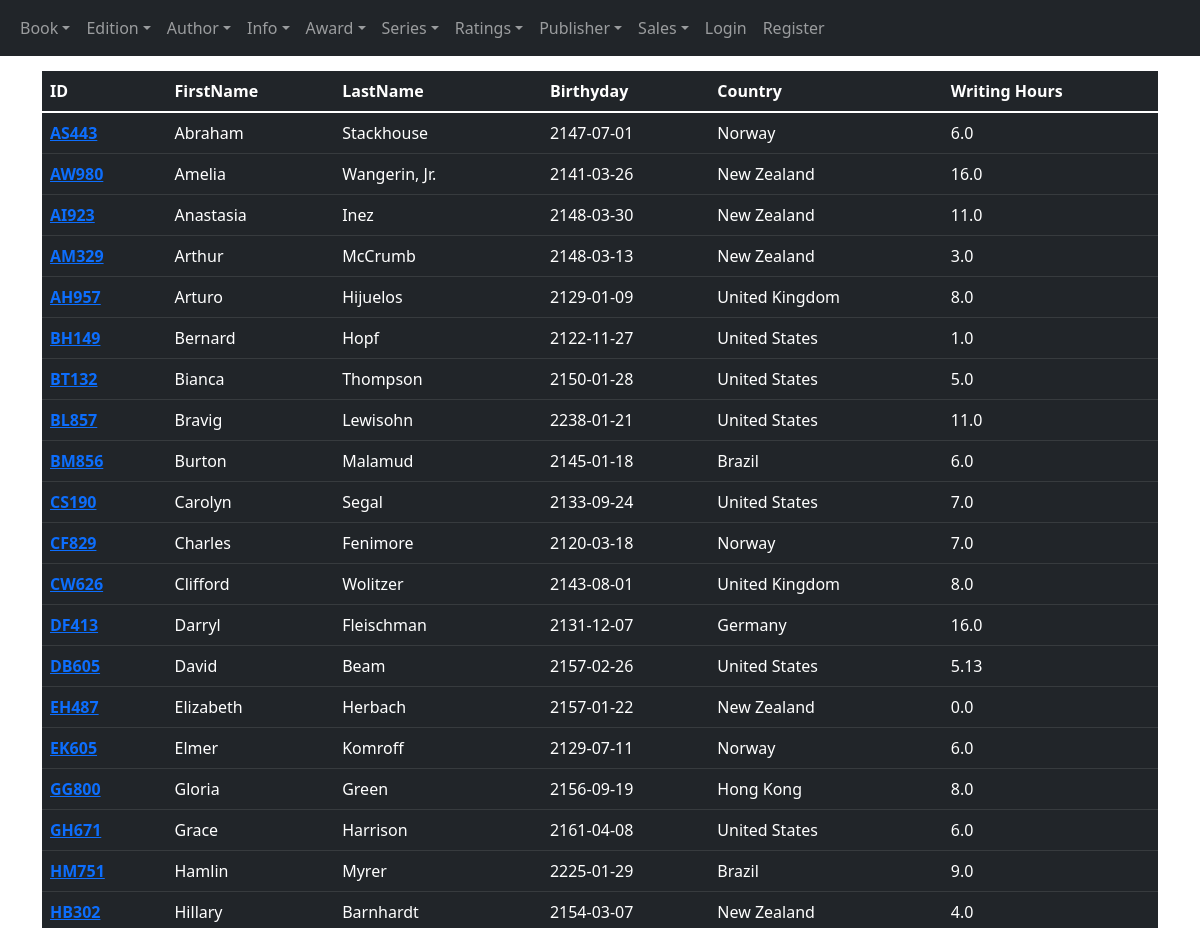
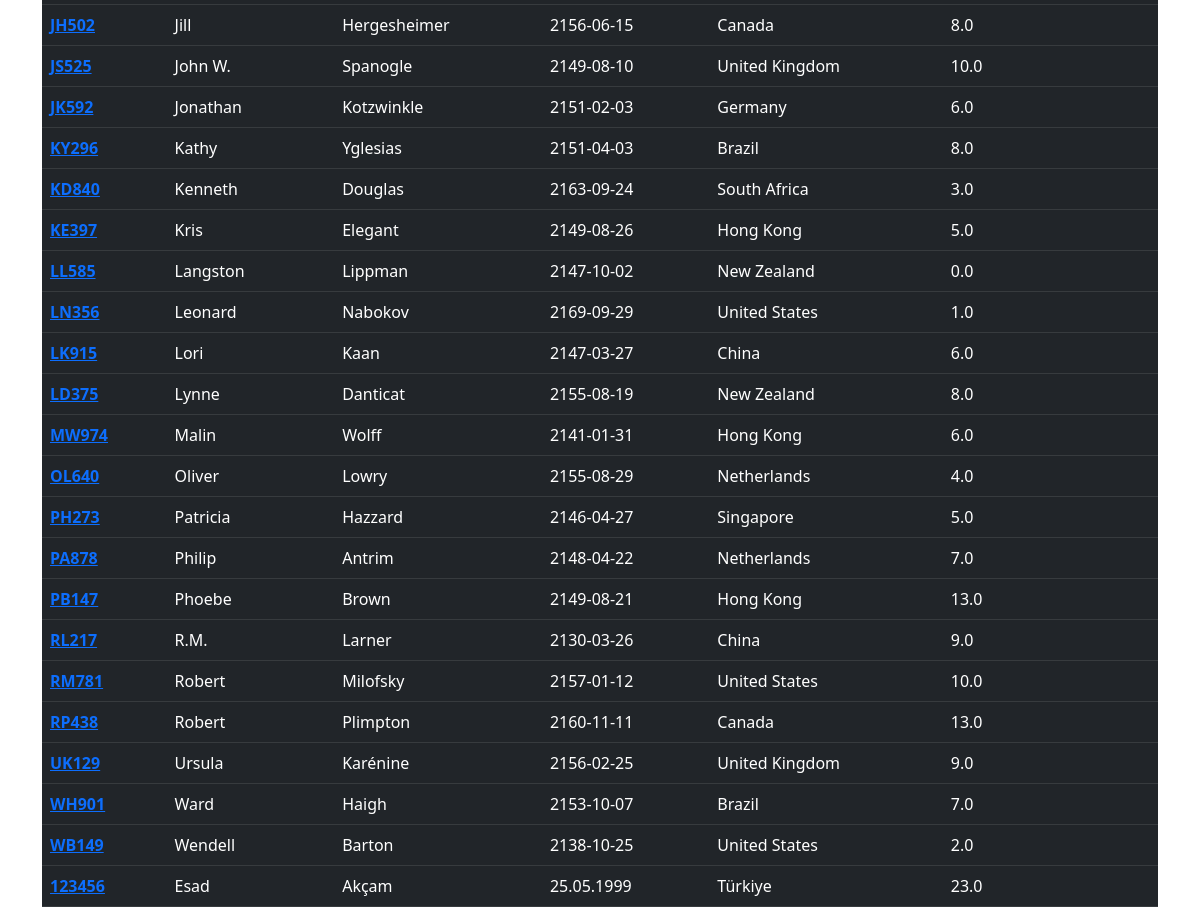
The app's page /author/showauthor with its own data (2 pictures, top to bottom).
### tables this page shows
CREATE TABLE "AUTHOR" (
	"AuthID"	TEXT,
	"FirstName"	TEXT,
	"LastName"	TEXT,
	"Birthday"	TIMESTAMP,
	"CountryOfResidence"	TEXT,
	"HrsWritingPerDay"	REAL,
	PRIMARY KEY("AuthID")
);

### server.py (the view)
@app.route("/author/showauthor")
def showauthor():
    rows = db.show_all_authors()
    birthday = []
    for row in rows:
        birthday.append(row["Birthday"].split()[0])
    return render_template("./author/show_authors.html", rows=rows, birthday=birthday)

### Database.py (called while the page is built)
    def __connect_database(self):
        con = sqlite3.connect(self.databaseName)
        con.row_factory = sqlite3.Row
        return con

    def show_all_authors(self):
        cur = self.__connect_database().cursor()
        cur.execute("SELECT * FROM Author")
        rows = cur.fetchall()
        return rows

### templates/author/show_authors.html (shortened to what this page needs)
{% extends "layout.html" %}
{% block Body %}
<div class="container" style="padding-top: 15px;">
    <div class="table-responsive">
        <table class="table table-hover table-dark" , style="width: 100%">
            <thead>
                <tr>
                    <th scope="col">ID</th>
                    <th scope="col">FirstName</th>
                    <th scope="col">LastName</th>
                    <th scope="col">Birthyday</th>
                    <th scope="col">Country</th>
                    <th scope="col">Writing Hours</th>
                </tr>
            </thead>
            <tbody>
                {% for row in rows %}
                <tr>
                    <th scope="row"><a href='update_author{{row["AuthId"]}}'>{{row["AuthId"]}}</a></th>
                    <td>{{row["FirstName"]}}</td>
                    <td>{{row["LastName"]}}</td>
                    <td>{{birthday[loop.index - 1]}}</td>
                    <td>{{row["CountryOfResidence"]}}</td>
                    <td>{{row["HrsWritingPerDay"]}}</td>
                </tr>
                {% endfor %}
            </tbody>
        </table>
    </div>
</div>
{% endblock %}

### templates/layout.html (shortened to what this page needs)
<!DOCTYPE html>
<html lang="en">
<head>
    <link href="https://cdn.jsdelivr.net/npm/bootstrap@5.1.3/dist/css/bootstrap.min.css" rel="stylesheet"
>
</head>
<body>
    {%include "includes/navbar.html" %}
    {% block Body %}{% endblock %}
</body>
</html>

### templates/includes/navbar.html (shortened to what this page needs)
<nav class="navbar navbar-expand-sm navbar-dark bg-dark" aria-label="Third navbar example">
    <div class="container-fluid">
        <div class="collapse navbar-collapse" id="navbarsExample03">
            <ul class="navbar-nav me-auto mb-2 mb-sm-0">
                <li class="nav-item dropdown">
                    <a class="nav-link dropdown-toggle" href="#" id="dropdown03" data-bs-toggle="dropdown"
                        aria-expanded="false">Book</a>
                </li>
                <li class="nav-item dropdown">
                    <a class="nav-link dropdown-toggle" href="#" id="dropdown03" data-bs-toggle="dropdown"
                        aria-expanded="false">Edition</a>
                </li>
                <li class="nav-item dropdown">
                    <a class="nav-link dropdown-toggle" href="#" id="dropdown03" data-bs-toggle="dropdown"
                        aria-expanded="false">Author</a>
                </li>
                <li class="nav-item dropdown">
                    <a class="nav-link dropdown-toggle" href="#" id="dropdown03" data-bs-toggle="dropdown"
                        aria-expanded="false">Info</a>
                </li>
                <li class="nav-item dropdown">
                    <a class="nav-link dropdown-toggle" href="#" id="dropdown03" data-bs-toggle="dropdown"
                        aria-expanded="false">Award</a>
                </li>
                <li class="nav-item dropdown">
                    <a class="nav-link dropdown-toggle" href="#" id="dropdown03" data-bs-toggle="dropdown"
                        aria-expanded="false">Series</a>
                </li>
                <li class="nav-item dropdown">
                    <a class="nav-link dropdown-toggle" href="#" id="dropdown03" data-bs-toggle="dropdown"
                        aria-expanded="false">Ratings</a>
                </li>
                <li class="nav-item dropdown">
                    <a class="nav-link dropdown-toggle" href="#" id="dropdown03" data-bs-toggle="dropdown"
                        aria-expanded="false">Publisher</a>
                </li>
                <li class="nav-item dropdown">
                    <a class="nav-link dropdown-toggle" href="#" id="dropdown03" data-bs-toggle="dropdown"
                        aria-expanded="false">Sales</a>
                </li>
                {%if session["logged_in"]%}
                <li class="nav-item">
                    <a class="nav-link" href="/logout">Logout</a>
                </li>
                <li class="nav-item">
                    <a class="nav-link" href="/unregister">Unregister</a>
                </li>
                {%else%}
                <li class="nav-item">
                    <a class="nav-link" href="/login">Login</a>
                </li>
                <li class="nav-item">
                    <a class="nav-link" href="/register">Register</a>
                </li>
                {%endif%}
            </ul>
        </div>
    </div>
</nav>

### records on screen
AUTHOR: AuthId "AS443", FirstName "Abraham", LastName "Stackhouse", Birthday "2147-07-01", CountryOfResidence "Norway", HrsWritingPerDay "6.0"
AUTHOR: AuthId "AW980", FirstName "Amelia", LastName "Wangerin, Jr.", Birthday "2141-03-26", CountryOfResidence "New Zealand", HrsWritingPerDay "16.0"
AUTHOR: AuthId "AI923", FirstName "Anastasia", LastName "Inez", Birthday "2148-03-30", CountryOfResidence "New Zealand", HrsWritingPerDay "11.0"
AUTHOR: AuthId "AM329", FirstName "Arthur", LastName "McCrumb", Birthday "2148-03-13", CountryOfResidence "New Zealand", HrsWritingPerDay "3.0"
AUTHOR: AuthId "AH957", FirstName "Arturo", LastName "Hijuelos", Birthday "2129-01-09", CountryOfResidence "United Kingdom", HrsWritingPerDay "8.0"
AUTHOR: AuthId "BH149", FirstName "Bernard", LastName "Hopf", Birthday "2122-11-27", CountryOfResidence "United States", HrsWritingPerDay "1.0"
AUTHOR: AuthId "BT132", FirstName "Bianca", LastName "Thompson", Birthday "2150-01-28", CountryOfResidence "United States", HrsWritingPerDay "5.0"
AUTHOR: AuthId "BL857", FirstName "Bravig", LastName "Lewisohn", Birthday "2238-01-21", CountryOfResidence "United States", HrsWritingPerDay "11.0"
AUTHOR: AuthId "BM856", FirstName "Burton", LastName "Malamud", Birthday "2145-01-18", CountryOfResidence "Brazil", HrsWritingPerDay "6.0"
AUTHOR: AuthId "CS190", FirstName "Carolyn", LastName "Segal", Birthday "2133-09-24", CountryOfResidence "United States", HrsWritingPerDay "7.0"
AUTHOR: AuthId "CF829", FirstName "Charles", LastName "Fenimore", Birthday "2120-03-18", CountryOfResidence "Norway", HrsWritingPerDay "7.0"
AUTHOR: AuthId "CW626", FirstName "Clifford", LastName "Wolitzer", Birthday "2143-08-01", CountryOfResidence "United Kingdom", HrsWritingPerDay "8.0"
AUTHOR: AuthId "DF413", FirstName "Darryl", LastName "Fleischman", Birthday "2131-12-07", CountryOfResidence "Germany", HrsWritingPerDay "16.0"
AUTHOR: AuthId "DB605", FirstName "David", LastName "Beam", Birthday "2157-02-26", CountryOfResidence "United States", HrsWritingPerDay "5.13"
AUTHOR: AuthId "EH487", FirstName "Elizabeth", LastName "Herbach", Birthday "2157-01-22", CountryOfResidence "New Zealand", HrsWritingPerDay "0.0"
AUTHOR: AuthId "EK605", FirstName "Elmer", LastName "Komroff", Birthday "2129-07-11", CountryOfResidence "Norway", HrsWritingPerDay "6.0"
AUTHOR: AuthId "GG800", FirstName "Gloria", LastName "Green", Birthday "2156-09-19", CountryOfResidence "Hong Kong", HrsWritingPerDay "8.0"
AUTHOR: AuthId "GH671", FirstName "Grace", LastName "Harrison", Birthday "2161-04-08", CountryOfResidence "United States", HrsWritingPerDay "6.0"
AUTHOR: AuthId "HM751", FirstName "Hamlin", LastName "Myrer", Birthday "2225-01-29", CountryOfResidence "Brazil", HrsWritingPerDay "9.0"
AUTHOR: AuthId "HB302", FirstName "Hillary", LastName "Barnhardt", Birthday "2154-03-07", CountryOfResidence "New Zealand", HrsWritingPerDay "4.0"
AUTHOR: AuthId "JH502", FirstName "Jill", LastName "Hergesheimer", Birthday "2156-06-15", CountryOfResidence "Canada", HrsWritingPerDay "8.0"
AUTHOR: AuthId "JS525", FirstName "John W.", LastName "Spanogle", Birthday "2149-08-10", CountryOfResidence "United Kingdom", HrsWritingPerDay "10.0"
AUTHOR: AuthId "JK592", FirstName "Jonathan", LastName "Kotzwinkle", Birthday "2151-02-03", CountryOfResidence "Germany", HrsWritingPerDay "6.0"
AUTHOR: AuthId "KY296", FirstName "Kathy", LastName "Yglesias", Birthday "2151-04-03", CountryOfResidence "Brazil", HrsWritingPerDay "8.0"
AUTHOR: AuthId "KD840", FirstName "Kenneth", LastName "Douglas", Birthday "2163-09-24", CountryOfResidence "South Africa", HrsWritingPerDay "3.0"
AUTHOR: AuthId "KE397", FirstName "Kris", LastName "Elegant", Birthday "2149-08-26", CountryOfResidence "Hong Kong", HrsWritingPerDay "5.0"
AUTHOR: AuthId "LL585", FirstName "Langston", LastName "Lippman", Birthday "2147-10-02", CountryOfResidence "New Zealand", HrsWritingPerDay "0.0"
AUTHOR: AuthId "LN356", FirstName "Leonard", LastName "Nabokov", Birthday "2169-09-29", CountryOfResidence "United States", HrsWritingPerDay "1.0"
AUTHOR: AuthId "LK915", FirstName "Lori", LastName "Kaan", Birthday "2147-03-27", CountryOfResidence "China", HrsWritingPerDay "6.0"
AUTHOR: AuthId "LD375", FirstName "Lynne", LastName "Danticat", Birthday "2155-08-19", CountryOfResidence "New Zealand", HrsWritingPerDay "8.0"
AUTHOR: AuthId "MW974", FirstName "Malin", LastName "Wolff", Birthday "2141-01-31", CountryOfResidence "Hong Kong", HrsWritingPerDay "6.0"
AUTHOR: AuthId "OL640", FirstName "Oliver", LastName "Lowry", Birthday "2155-08-29", CountryOfResidence "Netherlands", HrsWritingPerDay "4.0"
AUTHOR: AuthId "PH273", FirstName "Patricia", LastName "Hazzard", Birthday "2146-04-27", CountryOfResidence "Singapore", HrsWritingPerDay "5.0"
AUTHOR: AuthId "PA878", FirstName "Philip", LastName "Antrim", Birthday "2148-04-22", CountryOfResidence "Netherlands", HrsWritingPerDay "7.0"
AUTHOR: AuthId "PB147", FirstName "Phoebe", LastName "Brown", Birthday "2149-08-21", CountryOfResidence "Hong Kong", HrsWritingPerDay "13.0"
AUTHOR: AuthId "RL217", FirstName "R.M.", LastName "Larner", Birthday "2130-03-26", CountryOfResidence "China", HrsWritingPerDay "9.0"
AUTHOR: AuthId "RM781", FirstName "Robert", LastName "Milofsky", Birthday "2157-01-12", CountryOfResidence "United States", HrsWritingPerDay "10.0"
AUTHOR: AuthId "RP438", FirstName "Robert", LastName "Plimpton", Birthday "2160-11-11", CountryOfResidence "Canada", HrsWritingPerDay "13.0"
AUTHOR: AuthId "UK129", FirstName "Ursula", LastName "Karénine", Birthday "2156-02-25", CountryOfResidence "United Kingdom", HrsWritingPerDay "9.0"
AUTHOR: AuthId "WH901", FirstName "Ward", LastName "Haigh", Birthday "2153-10-07", CountryOfResidence "Brazil", HrsWritingPerDay "7.0"
AUTHOR: AuthId "WB149", FirstName "Wendell", LastName "Barton", Birthday "2138-10-25", CountryOfResidence "United States", HrsWritingPerDay "2.0"
AUTHOR: AuthId "123456", FirstName "Esad", LastName "Akçam", Birthday "25.05.1999", CountryOfResidence "Türkiye", HrsWritingPerDay "23.0"
